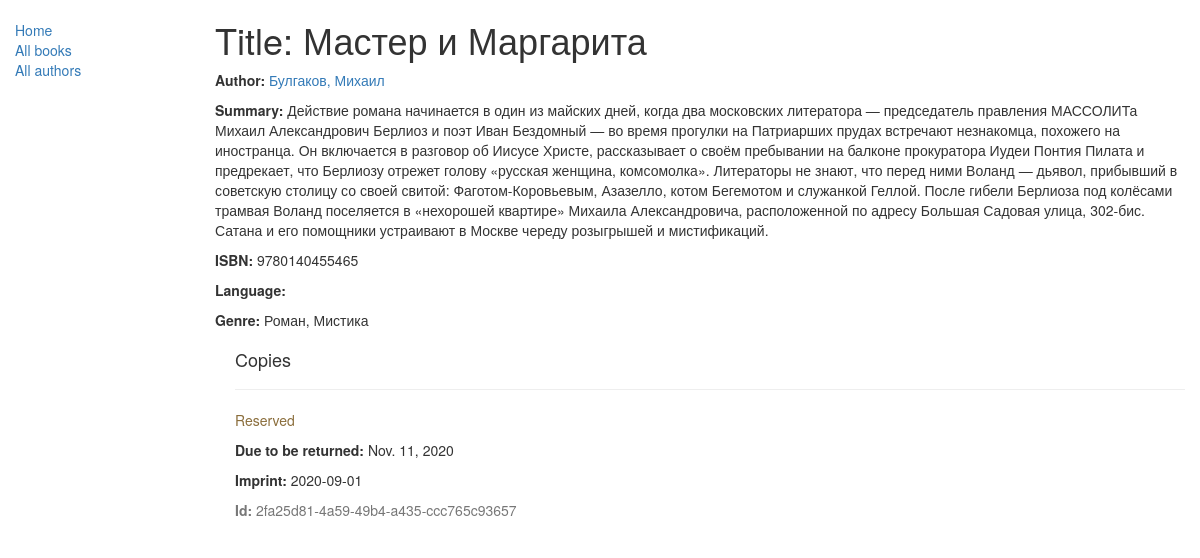
/catalog/book/1, run on the app's committed database.
### catalog/models.py (models this page shows, shortened)
class Book(models.Model):
    title = models.CharField(max_length=200)
    author = models.ForeignKey('Author', on_delete=models.SET_NULL, null=True)
    summary = models.TextField(max_length=1000, help_text="Enter a brief description of the book")
    isbn = models.CharField('ISBN',max_length=13, help_text='13 Character <a href="https://www.isbn-international.org/content/what-isbn">ISBN number</a>')
    genre = models.ManyToManyField(Genre, help_text="Select a genre for this book")

class Author(models.Model):
    first_name = models.CharField(max_length=100)
    last_name = models.CharField(max_length=100)
    date_of_birth = models.DateField(null=True, blank=True)
    date_of_death = models.DateField('Died', null=True, blank=True)
    def __str__(self):
        return '%s, %s' % (self.last_name, self.first_name)

class Genre(models.Model):
    name = models.CharField(max_length=200, help_text="Enter a book genre (e.g. Science Fiction, French Poetry etc.)")
    def __str__(self):
        return self.name

class BookInstance(models.Model):
    id = models.UUIDField(primary_key=True, default=uuid.uuid4, help_text="Unique ID for this particular book across whole library")
    book = models.ForeignKey('Book', on_delete=models.SET_NULL, null=True)
    imprint = models.CharField(max_length=200)
    due_back = models.DateField(null=True, blank=True)
    LOAN_STATUS = (
        ('m', 'Maintenance'),
        ('o', 'On loan'),
        ('a', 'Available'),
        ('r', 'Reserved'),
    )
    status = models.CharField(max_length=1, choices=LOAN_STATUS, blank=True, default='m', help_text='Book availability')
    class Meta:
        ordering = ["due_back"]

### catalog/views.py (the view)
# urls.py: url(r'^book/(?P<pk>\d+)$', views.BookDetailView.as_view(), name='book-detail'),
class BookDetailView(generic.DetailView):
    model = Book

### catalog/templates/catalog/book_detail.html
{% extends "base_generic.html" %}
{% block content %}
  <h1>Title: {{ book.title }}</h1>
  <p><strong>Author:</strong> <a href="">{{ book.author }}</a></p>
  <p><strong>Summary:</strong> {{ book.summary }}</p>
  <p><strong>ISBN:</strong> {{ book.isbn }}</p>
  <p><strong>Language:</strong> {{ book.language }}</p>
  <p><strong>Genre:</strong> {% for genre in book.genre.all %} {{ genre }}{% if not forloop.last %}, {% endif %}{% endfor %}</p>
  <div style="margin-left:20px;margin-top:20px">
    <h4>Copies</h4>
    {% for copy in book.bookinstance_set.all %}
    <hr>
    <p class="{% if copy.status == 'a' %}text-success{% elif copy.status == 'd' %}text-danger{% else %}text-warning{% endif %}">{{ copy.get_status_display }}</p>
    {% if copy.status != 'a' %}<p><strong>Due to be returned:</strong> {{copy.due_back}}</p>{% endif %}
    <p><strong>Imprint:</strong> {{copy.imprint}}</p>
    <p class="text-muted"><strong>Id:</strong> {{copy.id}}</p>
    {% endfor %}
  </div>
{% endblock %}

### catalog/templates/base_generic.html (shortened to what this page needs)
<!DOCTYPE html>
<html lang="en">
<head>
  <link rel="stylesheet" href="https://maxcdn.bootstrapcdn.com/bootstrap/3.3.7/css/bootstrap.min.css">
  {% load static %}
  <link rel="stylesheet" href="{% static 'css/styles.css' %}">
</head>
<body>
  <div class="container-fluid">
    <div class="row">
      <div class="col-sm-2">
      {% block sidebar %}
      <ul class="sidebar-nav">
          <li><a href="{% url 'index' %}">Home</a></li>
          <li><a href="{% url 'books' %}">All books</a></li>
          <li><a href="">All authors</a></li>
      </ul>
     {% endblock %}
      </div>
      <div class="col-sm-10 ">
      {% block content %}{% endblock %}
      </div>
    </div>
  </div>
</body>
</html>

### catalog/static/css/styles.css (style rules this page uses)
.sidebar-nav { margin-top: 20px; padding: 0; list-style: none; }

### data on the page
Book: title "Мастер и Маргарита", author "Булгаков, Михаил", summary "Действие романа начинается в один из майских дней, когда два московских литератора — председатель правления МАССОЛИТа Михаил Александрович Берлиоз и поэт Иван Бездомный — во время прогулки на Патриарших прудах встречают незнакомца, похожего на иностранца. Он включается в разговор об Иисусе Христе, рассказывает о своём пребывании на балконе прокуратора Иудеи Понтия Пилата и предрекает, что Берлиозу отрежет голову «русская женщина, комсомолка». Литераторы не знают, что перед ними Воланд — дьявол, прибывший в советскую столицу со своей свитой: Фаготом-Коровьевым, Азазелло, котом Бегемотом и служанкой Геллой. После гибели Берлиоза под колёсами трамвая Воланд поселяется в «нехорошей квартире»…", isbn "9780140455465"
Genre: name "Роман"
Genre: name "Мистика"
BookInstance: status "Reserved", due_back "Nov. 11, 2020", imprint "2020-09-01", id "2fa25d81-4a59-49b4-a435-ccc765c93657"
